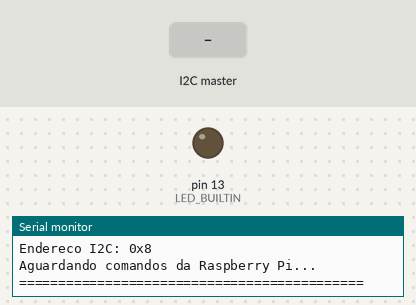
Bench run of a sketch on a simulated Arduino Uno, built with avr-gcc and run on an emulated ATmega328P. On the bench: output pins drawn as LEDs (lit = HIGH), the last lines printed to the serial monitor. The test bench sets the inputs (shaded band).

Above: at 1.3 s.
1.4 s: the I2C master sends the byte 1
At 2.6 s:
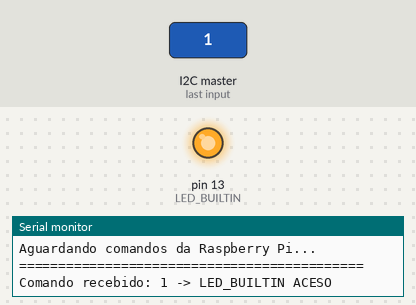
2.9 s: the I2C master sends the byte 0
At 3.7 s:
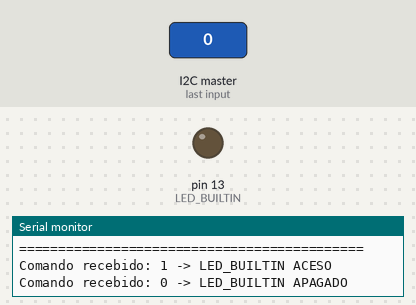
Timing chart, 0 to 5.9 s (numbered marks = the images above; inputs shaded):
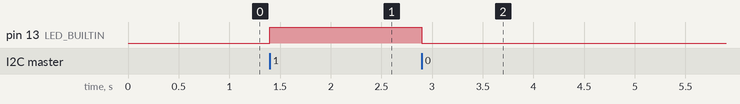

Measured:
- after the input at 1.4 s, pin 13 (LED_BUILTIN): LOW → HIGH at once
- after the input at 2.9 s, pin 13 (LED_BUILTIN): HIGH → LOW at once

The sketch:

cp1_arduino_i2c_led.ino
```cpp
/*
 * SEL0337 - Projetos em Sistemas Embarcados
 * Prática 4 - Protocolos de Comunicação em Sistemas Embarcados de Alto Nível
 * Checkpoint 1 - Comunicação I2C entre Raspberry Pi e Arduino Uno
 *
 * Arduino Uno configurado como dispositivo I2C responder.
 *
 * Comportamento:
 *   1 -> acende o LED_BUILTIN
 *   0 -> apaga o LED_BUILTIN
 *
 * Quando solicitado pela controladora, o Arduino também retorna
 * o estado atual do LED:
 *   1 -> LED aceso
 *   0 -> LED apagado
 *
 * Endereço I2C: 0x08
 *
 * Autores:
 * João Vitor Miranda Sousa - NUSP 14802702
 * Fernando Shoji Ogusuku - NUSP 15636682
 * Eduardo Yumoto Carvalheira - NUSP 15636150
 */

#include <Wire.h>


// -----------------------------------------------------------------------------
// Configurações
// -----------------------------------------------------------------------------

namespace {

constexpr uint8_t I2C_ADDRESS = 0x08;
constexpr unsigned long SERIAL_BAUD = 9600;

// Variáveis compartilhadas entre os callbacks I2C e o loop principal.
volatile uint8_t receivedCommand = 0;
volatile bool commandAvailable = false;
volatile uint8_t ledState = LOW;

}  // namespace


// -----------------------------------------------------------------------------
// Callbacks I2C
// -----------------------------------------------------------------------------

void onI2CReceive(int byteCount) {
  /*
   * Callback executado quando a Raspberry Pi envia dados ao Arduino.
   *
   * O processamento é mantido curto: apenas o último byte recebido
   * é armazenado para posterior tratamento no loop principal.
   */

  (void)byteCount;

  while (Wire.available() > 0) {
    receivedCommand = static_cast<uint8_t>(Wire.read());
    commandAvailable = true;
  }
}


void onI2CRequest() {
  /*
   * Callback executado quando a Raspberry Pi solicita informação.
   *
   * Retorna em um único byte o estado atual do LED.
   */

  Wire.write(ledState == HIGH ? 1 : 0);
}


// -----------------------------------------------------------------------------
// Inicialização
// -----------------------------------------------------------------------------

void setup() {
  pinMode(LED_BUILTIN, OUTPUT);
  digitalWrite(LED_BUILTIN, LOW);
  ledState = LOW;

  Serial.begin(SERIAL_BAUD);

  // Configura o Arduino como dispositivo I2C responder.
  Wire.begin(I2C_ADDRESS);

  // Registra os callbacks de recepção e requisição.
  Wire.onReceive(onI2CReceive);
  Wire.onRequest(onI2CRequest);

  Serial.println(F("============================================"));
  Serial.println(F("SEL0337 - Pratica 4 - Checkpoint 1"));
  Serial.println(F("Arduino Uno -> responder I2C"));
  Serial.print(F("Endereco I2C: 0x"));
  Serial.println(I2C_ADDRESS, HEX);
  Serial.println(F("Aguardando comandos da Raspberry Pi..."));
  Serial.println(F("============================================"));
}


// -----------------------------------------------------------------------------
// Loop principal
// -----------------------------------------------------------------------------

void loop() {
  bool processCommand = false;
  uint8_t command = 0;

  /*
   * Copia de forma protegida os dados compartilhados com o callback I2C.
   * O processamento propriamente dito ocorre fora da seção crítica.
   */
  noInterrupts();

  if (commandAvailable) {
    command = receivedCommand;
    commandAvailable = false;
    processCommand = true;
  }

  interrupts();

  if (!processCommand) {
    return;
  }

  if (command == 1) {
    digitalWrite(LED_BUILTIN, HIGH);
    ledState = HIGH;

    Serial.println(
        F("Comando recebido: 1 -> LED_BUILTIN ACESO")
    );

  } else if (command == 0) {
    digitalWrite(LED_BUILTIN, LOW);
    ledState = LOW;

    Serial.println(
        F("Comando recebido: 0 -> LED_BUILTIN APAGADO")
    );

  } else {
    Serial.print(F("Comando recebido e ignorado: "));
    Serial.println(command);
  }
}
```
